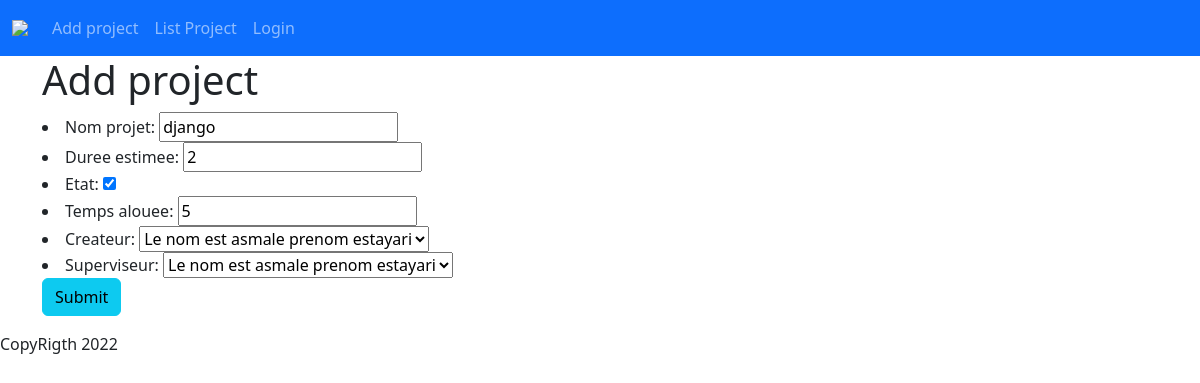
Screenshot of /App/UpdateProjet/3 with the database file from the repository.
### App/models.py (models this page shows)
class Projet(models.Model):
    nom_projet= models.CharField(max_length=255)
    duree_projet= models.IntegerField('duree estimee',default=0)
    etat= models.BooleanField(default=False)
    temps_alouee= models.IntegerField(validators=[MinValueValidator(1),MaxValueValidator(10)])
    membres= models.ManyToManyField(
        Etudiant,
        related_name="les_projets",
        through= 'memberShipInProject'
    )
    createur=models.OneToOneField(
        Etudiant,
        on_delete=models.SET_NULL,
        null=True
    )
    superviseur= models.ForeignKey(
        coach,
        on_delete=models.CASCADE
    )

### App/views.py (the view)
# urls.py: path('UpdateProjet/<int:pk>',UpdateProjet.as_view(),name="update_projet"),
class UpdateProjet(UpdateView):
    model=Projet
    form_class= AjoutForm
    success_url=reverse_lazy("Aff")

### App/forms.py
class AjoutForm(forms.ModelForm):
    class Meta:
        model = Projet
        fields=('__all__')
        exclude=('membres',)

### App/models.py (called while the page is built)
    def __str__(self):
        return  "Le nom est "+self.nom+"le prenom est" +self.prenom

### Templates/App/projet_form.html (shortened to what this page needs)
{% extends 'base.html' %}
{% block content %}
<h1>Add project</h1>
<form action="{%url 'add_projet' %}" method="post">
    {{form.as_ul}}
    <input type="submit" value="Submit" class="btn btn-info">
</form>
{% endblock %}

### rows the page displays
Projet: nom_projet "django", duree_projet "2", etat "☑", temps_alouee "5", createur "Le nom est asmale prenom estayari", superviseur "Le nom est asmale prenom estayari"
